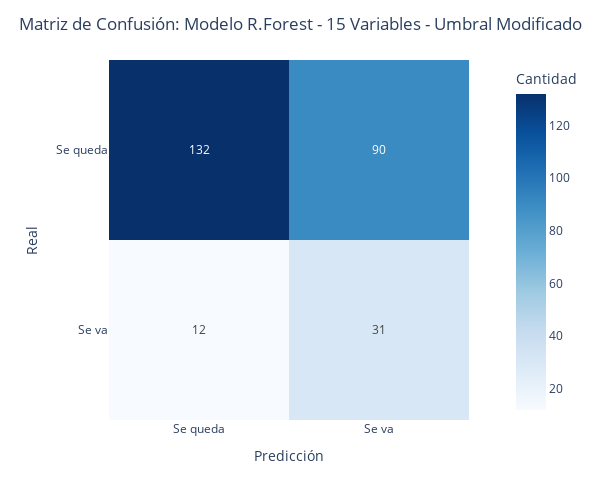

The notebook cell this image was saved under:
### Code cell
gr = show_confusion_matrix(y_test, pred_optimo, 'R.Forest - 15 Variables - Umbral Modificado')
gr

### Figure 1 — Plotly figure (JSON) as saved in the notebook; plotly's stock layout.template omitted (floating-point values rounded to 4 significant figures)
{"data": [{"coloraxis": "coloraxis", "hovertemplate": "Predicción: %{x}<br>Real: %{y}<br>Cantidad: %{z}<extra></extra>", "name": "0", "texttemplate": "%{z}", "type": "heatmap", "x": ["Se queda", "Se va"], "xaxis": "x", "y": ["Se queda", "Se va"], "yaxis": "y", "z": [[132, 90], [12, 31]]}], "layout": {"coloraxis": {"colorbar": {"title": {"text": "Cantidad"}}, "colorscale": [[0, "rgb(247,251,255)"], [0.125, "rgb(222,235,247)"], [0.25, "rgb(198,219,239)"], [0.375, "rgb(158,202,225)"], [0.5, "rgb(107,174,214)"], [0.625, "rgb(66,146,198)"], [0.75, "rgb(33,113,181)"], [0.875, "rgb(8,81,156)"], [1, "rgb(8,48,107)"]]}, "height": 500, "margin": {"t": 60}, "title": {"text": "Matriz de Confusión: Modelo R.Forest - 15 Variables - Umbral Modificado", "x": 0.5}, "width": 600, "xaxis": {"anchor": "y", "constrain": "domain", "domain": [0, 1], "scaleanchor": "y", "title": {"text": "Predicción"}}, "yaxis": {"anchor": "x", "autorange": "reversed", "constrain": "domain", "domain": [0, 1], "title": {"text": "Real"}}}}
